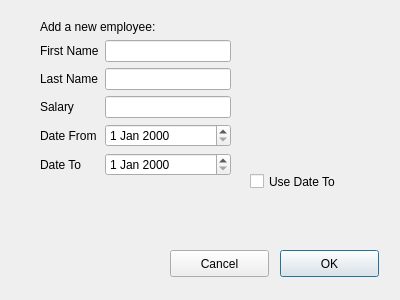
<?xml version="1.0" encoding="UTF-8"?>
<ui version="4.0">
 <class>InsertDialog</class>
 <widget class="QDialog" name="InsertDialog">
  <property name="geometry">
   <rect>
    <x>0</x>
    <y>0</y>
    <width>400</width>
    <height>300</height>
   </rect>
  </property>
  <property name="windowTitle">
   <string>Dialog</string>
  </property>
  <widget class="QWidget" name="layoutWidget">
   <property name="geometry">
    <rect>
     <x>40</x>
     <y>20</y>
     <width>191</width>
     <height>209</height>
    </rect>
   </property>
   <layout class="QFormLayout" name="formLayout">
    <item row="0" column="0" colspan="2">
     <widget class="QLabel" name="label">
      <property name="text">
       <string>Add a new employee:</string>
      </property>
     </widget>
    </item>
    <item row="3" column="0">
     <widget class="QLabel" name="label_6">
      <property name="layoutDirection">
       <enum>Qt::LeftToRight</enum>
      </property>
      <property name="text">
       <string>Salary</string>
      </property>
     </widget>
    </item>
    <item row="3" column="1">
     <widget class="QLineEdit" name="lineEditSalary"/>
    </item>
    <item row="4" column="0">
     <widget class="QLabel" name="label_4">
      <property name="text">
       <string>Date From</string>
      </property>
     </widget>
    </item>
    <item row="5" column="0">
     <widget class="QLabel" name="label_5">
      <property name="text">
       <string>Date To</string>
      </property>
     </widget>
    </item>
    <item row="1" column="1">
     <widget class="QLineEdit" name="lineEditFName"/>
    </item>
    <item row="2" column="1">
     <widget class="QLineEdit" name="lineEditLName"/>
    </item>
    <item row="2" column="0">
     <widget class="QLabel" name="label_3">
      <property name="text">
       <string>Last Name</string>
      </property>
     </widget>
    </item>
    <item row="1" column="0">
     <widget class="QLabel" name="label_2">
      <property name="text">
       <string>First Name</string>
      </property>
     </widget>
    </item>
    <item row="4" column="1">
     <widget class="QDateEdit" name="dateEditFrom"/>
    </item>
    <item row="5" column="1">
     <widget class="QDateEdit" name="dateEditTo"/>
    </item>
   </layout>
  </widget>
  <widget class="QPushButton" name="btnOk">
   <property name="geometry">
    <rect>
     <x>280</x>
     <y>250</y>
     <width>99</width>
     <height>27</height>
    </rect>
   </property>
   <property name="text">
    <string>OK</string>
   </property>
  </widget>
  <widget class="QPushButton" name="btnCancel">
   <property name="geometry">
    <rect>
     <x>170</x>
     <y>250</y>
     <width>99</width>
     <height>27</height>
    </rect>
   </property>
   <property name="text">
    <string>Cancel</string>
   </property>
  </widget>
  <widget class="QCheckBox" name="checkBoxUseDateTo">
   <property name="geometry">
    <rect>
     <x>250</x>
     <y>170</y>
     <width>101</width>
     <height>23</height>
    </rect>
   </property>
   <property name="text">
    <string>Use Date To</string>
   </property>
  </widget>
 </widget>
 <resources/>
 <connections/>
</ui>
